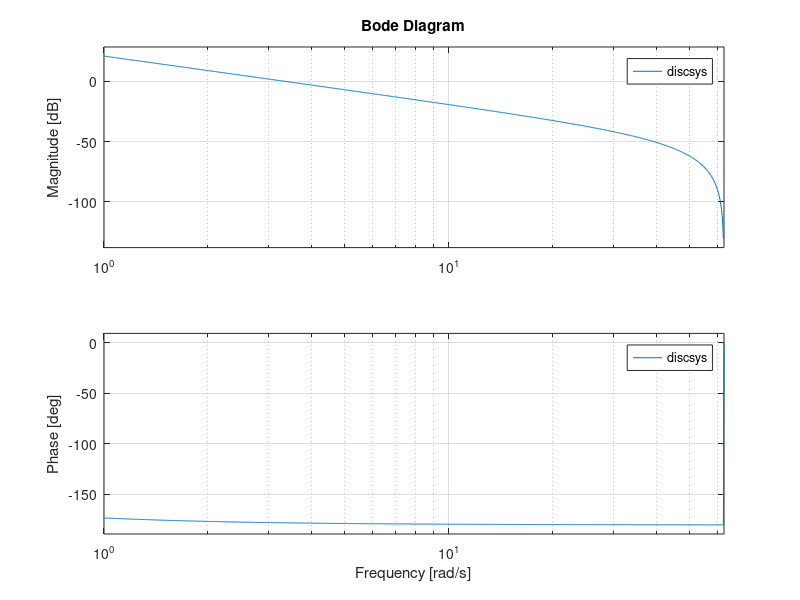

Reproduce this figure in MATLAB.
A = [-0.12 0; 5 0];
B = [2.25; 0];
C = [0 1];
D = [0];

h = 0.05;

ss = ss(A, B, C, D);

discsys = c2d(ss, h, 'tustin')
bode(discsys)


H = zpk(discsys)